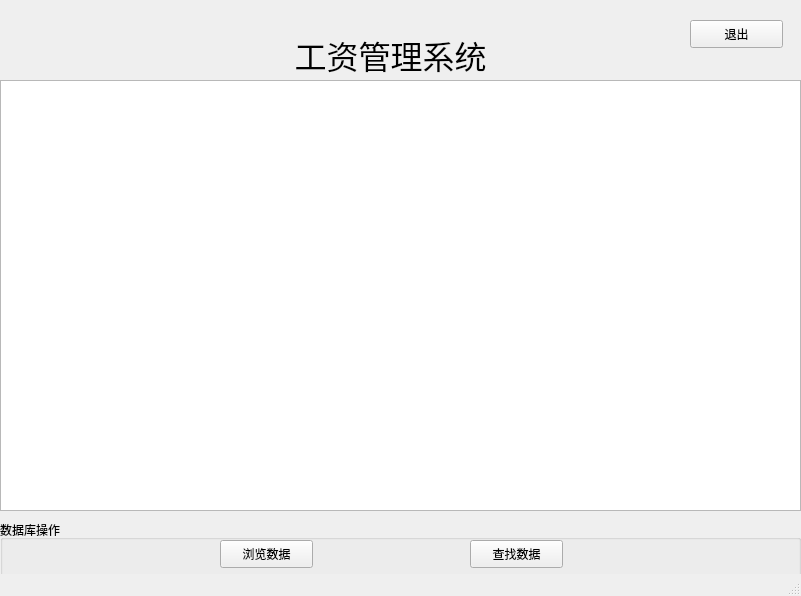
<?xml version="1.0" encoding="UTF-8"?>
<ui version="4.0">
 <class>MainWindow</class>
 <widget class="QMainWindow" name="MainWindow">
  <property name="geometry">
   <rect>
    <x>0</x>
    <y>0</y>
    <width>801</width>
    <height>596</height>
   </rect>
  </property>
  <property name="windowTitle">
   <string>工资管理系统</string>
  </property>
  <widget class="QWidget" name="centralwidget">
   <widget class="QGroupBox" name="groupBox">
    <property name="geometry">
     <rect>
      <x>0</x>
      <y>520</y>
      <width>801</width>
      <height>81</height>
     </rect>
    </property>
    <property name="title">
     <string>数据库操作</string>
    </property>
    <widget class="QPushButton" name="pushButton">
     <property name="geometry">
      <rect>
       <x>220</x>
       <y>20</y>
       <width>93</width>
       <height>28</height>
      </rect>
     </property>
     <property name="text">
      <string>浏览数据</string>
     </property>
    </widget>
    <widget class="QPushButton" name="pushButton_2">
     <property name="geometry">
      <rect>
       <x>470</x>
       <y>20</y>
       <width>93</width>
       <height>28</height>
      </rect>
     </property>
     <property name="text">
      <string>查找数据</string>
     </property>
    </widget>
   </widget>
   <widget class="QLabel" name="label">
    <property name="geometry">
     <rect>
      <x>260</x>
      <y>-20</y>
      <width>261</width>
      <height>151</height>
     </rect>
    </property>
    <property name="font">
     <font>
      <family>宋体</family>
      <pointsize>24</pointsize>
     </font>
    </property>
    <property name="text">
     <string>&lt;html&gt;&lt;head/&gt;&lt;body&gt;&lt;p align=&quot;center&quot;&gt;工资管理系统&lt;/p&gt;&lt;/body&gt;&lt;/html&gt;</string>
    </property>
   </widget>
   <widget class="QTextBrowser" name="textBrowser">
    <property name="geometry">
     <rect>
      <x>0</x>
      <y>80</y>
      <width>801</width>
      <height>431</height>
     </rect>
    </property>
   </widget>
   <widget class="QPushButton" name="pushButton_5">
    <property name="geometry">
     <rect>
      <x>690</x>
      <y>20</y>
      <width>93</width>
      <height>28</height>
     </rect>
    </property>
    <property name="text">
     <string>退出</string>
    </property>
   </widget>
  </widget>
  <widget class="QStatusBar" name="statusbar"/>
 </widget>
 <resources/>
 <connections/>
</ui>
